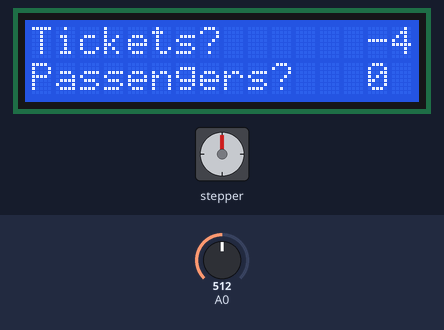
Recording of a sketch running on a simulated Arduino Uno, built with avr-gcc and run on an emulated ATmega328P. Parts: 16×2 character LCD, stepper motor. Inputs (shaded band) come from the test bench; at power-on: A0 = 512. Stepper angles assume 2038 steps per turn.

Above: at 6.2 s.
6.3 s: A0 set to 589
7.8 s: A0 set to 613
At 8.93 s:
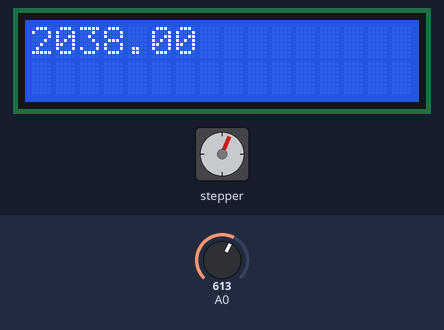
At 19.4 s:
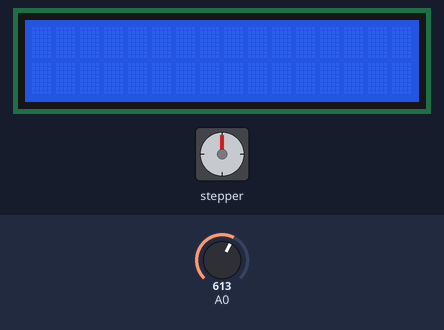
Timing chart, 0 to 20.9 s (numbered marks = the images above; inputs shaded):
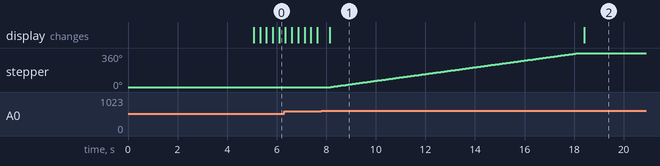

Measured:
- the behaviour switches between 599 and 600 on A0 (found by bisection; images 0 and 1)
- after the input at 7.8 s, stepper: turns 360° clockwise in 10.0 s, starting after 0.38 s; the display: changes after 0.34 s (image 1)

The sketch:

Ferris_Wheel_F.ino
```cpp
# include <Stepper.h>
# include <LiquidCrystal.h>

const int pin_RS = 8;  //lcd pins 8 thru 10
const int pin_EN = 9;
const int pin_d4 = 4;
const int pin_d5 = 5;
const int pin_d6 = 6;
const int pin_d7 = 7;
const int pin_BL = 10;
int buttons = 0; //Declare buttons to pin 0
int passnum;  //number of passengers
int ticknum;  //number of tickets
int select;     // controls select button
float rides;    // number of rides must be a float for div tickets and pass
int motorun = 1;  // motor will run while positive

LiquidCrystal lcd ( pin_RS, pin_EN, pin_d4, pin_d5, pin_d6, pin_d7);  // assign lcd pins

const int stepsPerRevolution = 2038;  //One revolution of motor equals 2038 steps

Stepper myStepper(stepsPerRevolution,22,24,26,28);  //assigns stepper


void setup() {
  // put your setup code here, to run once:
  myStepper.setSpeed(6);  //set speed 6 rev per minute
lcd.begin(16,2);          //activate lcd screen
lcd.setCursor(0,0);       //set cursor
lcd.print ("   Plahn   ");  //print welcome
lcd.setCursor(0,1);
lcd.print (" Entertainments ");

delay(5000);
}

void loop() {
  // put your main code here, to run repeatedly:
  {

  while (select != 1) {      //user information is retrieved while select does not equal one


  lcd.clear();

  buttons = analogRead(0);    //read the a0 pin
  lcd.setCursor (0,0);  //set lcd cursor
  lcd.print ("Tickets? ");   //ask user for information tickets
  lcd.setCursor (14,0);
  lcd.print ( ticknum);  //number of tickets
  lcd.setCursor (0,1);
  lcd.print ("Passengers? ");  //number of passengers?
  lcd.setCursor (14,1);
  lcd.print ( passnum);


  if (buttons < 60) {    //right button
    ticknum = ticknum + 1;
  }
  else if (buttons < 200) {  //up button
    passnum = passnum + 1;
  }
  else if (buttons < 400) {  //down button
    passnum = passnum - 1;
  }
  else if (buttons < 600) {  //left button
    ticknum = ticknum - 1;
  }
  else if (buttons < 800) {  //select button ends while loop when pushed
    select = 1;
  }

    delay(250);
  }
  }

  lcd.clear();  //clears lcd screen used to test rides output

  while (motorun == 1){  //motor should run during while loop
    lcd.setCursor(0,0);  //lcd for test of rides output

    rides = (ticknum / passnum * 2038);  //rides determined by dividing tickets by passengers
    round(rides);  //cannot have a fraction of a ride therefor round rides number
    lcd.print(rides);  //test print

    myStepper.step(rides);  //this turns the motor equal to the number of rides

    motorun = motorun - 1;  //shuts down motor loop

  }


     delay(200);  //probably not necessary may be removed later


    }
```
